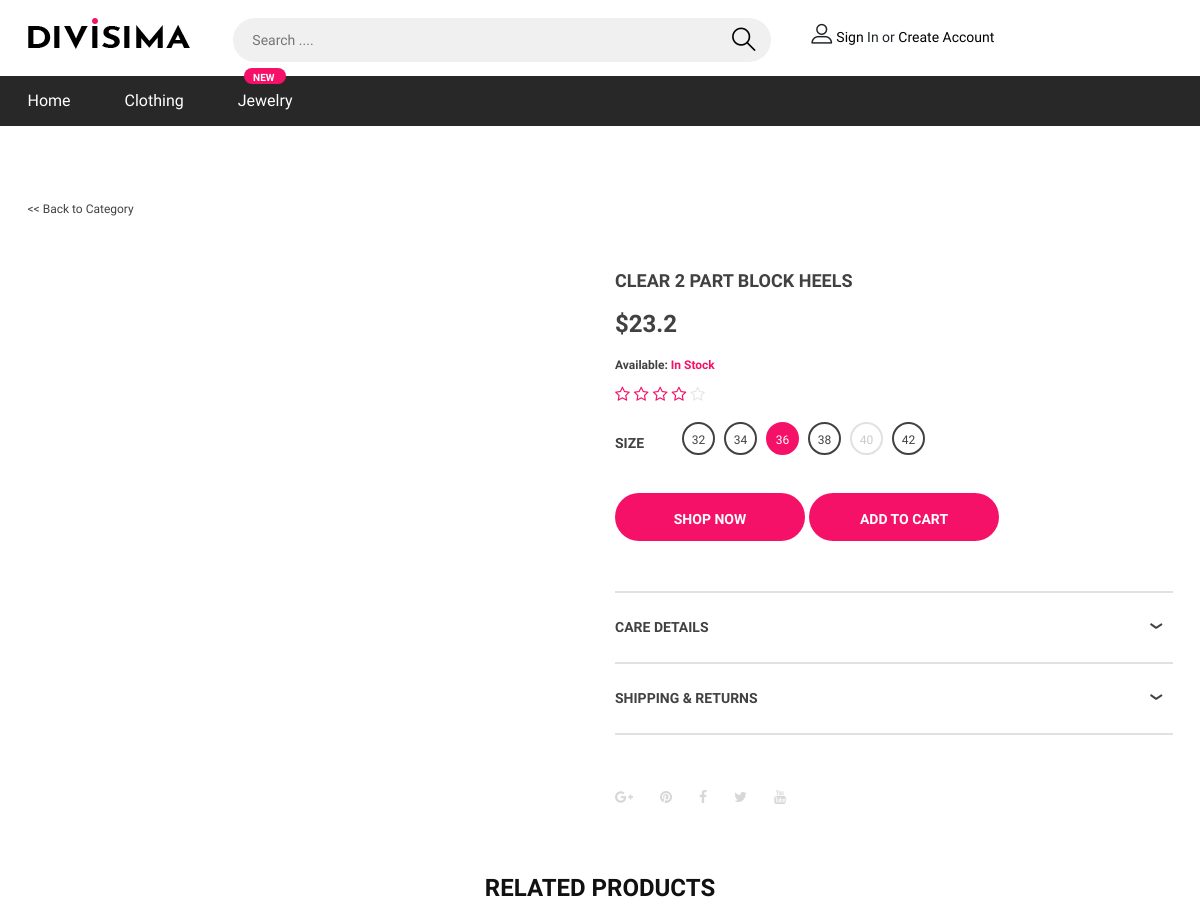
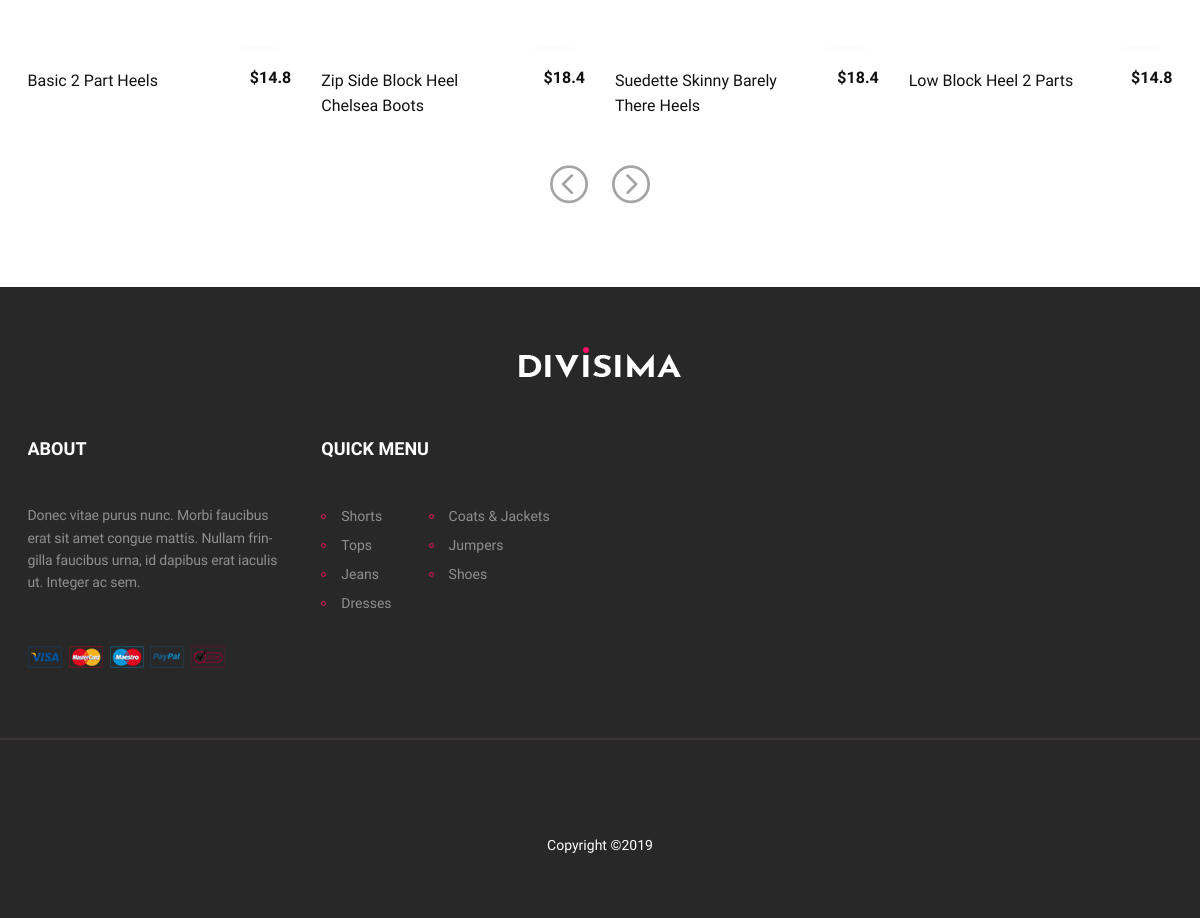
Page /clothing/1/ on the committed database (2 pictures, top to bottom).
### clothes/models.py (models this page shows, shortened)
class Clothing(models.Model):
    name = models.CharField(max_length=250)
    category = models.ForeignKey(Category, on_delete=models.CASCADE)
    price = models.FloatField()
    image = models.ImageField(upload_to='clothingimages')

### clothes/views.py (the view)
# urls.py: path('<int:pk>/', views.show, name='detailC')
def show(request, pk):
    try:
        cloth = Clothing.objects.get(pk=pk)
        clothes = Clothing.objects.filter()[65:70]
        amount = len(Product.objects.all())
        return render(request, 'detailsC/details.html', {'cloth':cloth, 'clothes':clothes, 'amount':amount})
    except:
         return redirect('home')

### clothes/templates/detailsC/details.html (shortened to what this page needs)
{% extends 'index.html' %}
{% block content %}
<section class="product-section">
    <div class="container">
        <div class="back-link">
            <a href="{% url 'allclothes' %}"> &lt;&lt; Back to Category</a>
        </div>
        <div class="row">
            <div class="col-lg-6">
                <div class="product-pic-zoom">
                </div>
            </div>
            <div class="col-lg-6 product-details">
                <h2 class="p-title">{{ cloth.name }}</h2>
                <h3 class="p-price">${{ cloth.price }}</h3>
                <h4 class="p-stock">Available: <span>In Stock</span></h4>
                <div class="p-rating">
                    <i class="fa fa-star-o"></i>
                    <i class="fa fa-star-o"></i>
                    <i class="fa fa-star-o"></i>
                    <i class="fa fa-star-o"></i>
                    <i class="fa fa-star-o fa-fade"></i>
                </div>
                <div class="fw-size-choose">
                    <p>Size</p>
                    <div class="sc-item">
                        <label for="xs-size">32</label>
                    </div>
                    <div class="sc-item">
                        <label for="s-size">34</label>
                    </div>
                    <div class="sc-item">
                        <label for="m-size">36</label>
                    </div>
                    <div class="sc-item">
                        <label for="l-size">38</label>
                    </div>
                    <div class="sc-item disable">
                        <label for="xl-size">40</label>
                    </div>
                    <div class="sc-item">
                        <label for="xxl-size">42</label>
                    </div>
                </div>
                <a href="#" class="site-btn">SHOP NOW</a>
                <a href="{% url 'cartCloth' cloth.id %}" class="site-btn">ADD TO CART</a>
                <div id="accordion" class="accordion-area">
                    <div class="panel">
                        <div class="panel-header" id="headingTwo">
                            <button class="panel-link" data-toggle="collapse" data-target="#collapse2"
                                    aria-expanded="false" aria-controls="collapse2">care details
                            </button>
                        </div>
                    </div>
                    <div class="panel">
                        <div class="panel-header" id="headingThree">
                            <button class="panel-link" data-toggle="collapse" data-target="#collapse3"
                                    aria-expanded="false" aria-controls="collapse3">shipping & Returns
                            </button>
                        </div>
                    </div>
                </div>
                <div class="social-sharing">
                    <a href=""><i class="fa fa-google-plus"></i></a>
                    <a href=""><i class="fa fa-pinterest"></i></a>
                    <a href=""><i class="fa fa-facebook"></i></a>
                    <a href=""><i class="fa fa-twitter"></i></a>
                    <a href=""><i class="fa fa-youtube"></i></a>
                </div>
            </div>
        </div>
    </div>
</section>
<section class="related-product-section">
    <div class="container">
        <div class="section-title">
            <h2>RELATED PRODUCTS</h2>
        </div>
        <div class="product-slider owl-carousel">
            {% for cloth in clothes %}
               <div class="product-item">
                <div class="pi-text">
                    <h6>${{ cloth.price }}</h6>
                    <a href="{% url 'detailC' cloth.id %}">  <p>{{ cloth.name }} </p></a>
                </div>
            </a></div>
           {% endfor %}
        </div>
    </div>
</section>
{% endblock %}

### static/css/style.css (style rules this page uses)
html, body { height: 100%; font-family: 'Josefin Sans', sans-serif; -webkit-font-smoothing: antialiased; font-smoothing: antialiased; }
h1, h2, h3, h4, h5, h6 { margin: 0; color: #111111; font-weight: 600; }
h2 { font-size: 36px; }
h3 { font-size: 30px; }
h4 { font-size: 24px; }
h6 { font-size: 16px; }
p { font-size: 14px; color: #585858; line-height: 1.6; }
.section-title { text-align: center; }
.section-title h2 { font-size: 36px; }
.site-btn { display: inline-block; border: none; font-size: 14px; font-weight: 600; min-width: 167px; padding: 18px 47px 14px; border-radius: 50px; text-transform: uppercase; background: #f51167; color: #fff; line-height: normal; cursor: pointer; text-align: center; }
.accordion-area { margin-top: 50px; border-top: 2px solid #e1e1e1; }
.accordion-area .panel { border-bottom: 2px solid #e1e1e1; }
.accordion-area .panel-link { background-image: url("../img/arrow-down.png"); background-repeat: no-repeat; background-position: right 10px top 30px; }
.accordion-area .panel-link, .accordion-area .panel-link.active.collapsed { text-align: left; position: relative; width: 100%; font-size: 14px; font-weight: 700; color: #414141; padding: 0; text-transform: uppercase; line-height: 1; cursor: pointer; border: none; min-height: 69px; background-color: transparent; border-radius: 0; }
.product-item .pi-text { padding-top: 22px; height: 87px; }
.product-item .pi-text h6 { float: right; padding-left: 40px; overflow: hidden; font-weight: 700; color: #111111; }
.product-item .pi-text p { font-size: 16px; color: #111111; margin-bottom: 0; }
.fw-color-choose, .fw-size-choose { border-bottom: 2px solid #ebebeb; padding-bottom: 40px; margin-bottom: 50px; }
.fw-size-choose .sc-item { display: inline-block; position: relative; margin-right: 5px; }
.fw-size-choose label { display: inline-block; height: 30px; min-width: 30px; text-align: center; font-size: 14px; color: #414141; font-weight: 500; cursor: pointer; border-radius: 50px; padding: 7px 6px 0; }
.fw-size-choose input[type=radio]:checked+label { background: #f51167; color: #fff; }
.product-section { padding-top: 70px; padding-bottom: 65px; }
.back-link { padding-bottom: 50px; }
.back-link a { font-size: 12px; color: #414141; }
.product-pic-zoom { margin-bottom: 35px; }
.product-details .p-title { font-size: 18px; font-weight: 700; color: #414141; text-transform: uppercase; margin-bottom: 18px; }
.product-details .p-price { font-size: 24px; color: #414141; font-weight: 700; margin-bottom: 20px; }
.product-details .p-stock { font-size: 12px; color: #000; font-weight: 700; color: #414141; margin-bottom: 10px; }
.product-details .p-stock span { color: #f51167; }
.product-details .p-rating { margin-bottom: 15px; }
.product-details .p-rating i { color: #f51167; }
.product-details .p-rating i.fa-fade { color: #e6e6e6; }
.product-details .fw-size-choose { border-bottom: none; margin-bottom: 30px; padding-bottom: 0; }
.product-details .fw-size-choose p { float: left; margin-right: 38px; text-transform: uppercase; font-weight: 700; color: #414141; padding-top: 10px; margin-bottom: 0; }
.product-details .fw-size-choose label { width: 33px; height: 33px; font-size: 12px; border: 2px solid #414141; }
.product-details .fw-size-choose input[type=radio]:checked+label { border: 2px solid #f51167; }
.product-details .fw-size-choose .disable label { border: 2px solid #e1e1e1; color: #cacaca; }
.product-details .site-btn { min-width: 190px; }
.product-details .social-sharing { padding-top: 50px; }
.product-details .social-sharing a { color: #d7d7d7; margin-right: 23px; font-size: 14px; }
.related-product-section { padding-bottom: 70px; }
.related-product-section .section-title h2 { font-size: 24px; margin-bottom: 60px; }
@media (min-width: 1200px) { .container { max-width: 1175px; } }

### rows in the picture
Clothing: name "CLEAR 2 PART BLOCK HEELS", price "23.2"
Clothing: price "14.8", name "Basic 2 Part Heels"
Clothing: price "18.4", name "Zip Side Block Heel Chelsea Boots"
Clothing: price "18.4", name "Suedette Skinny Barely There Heels"
Clothing: price "14.8", name "Low Block Heel 2 Parts"
